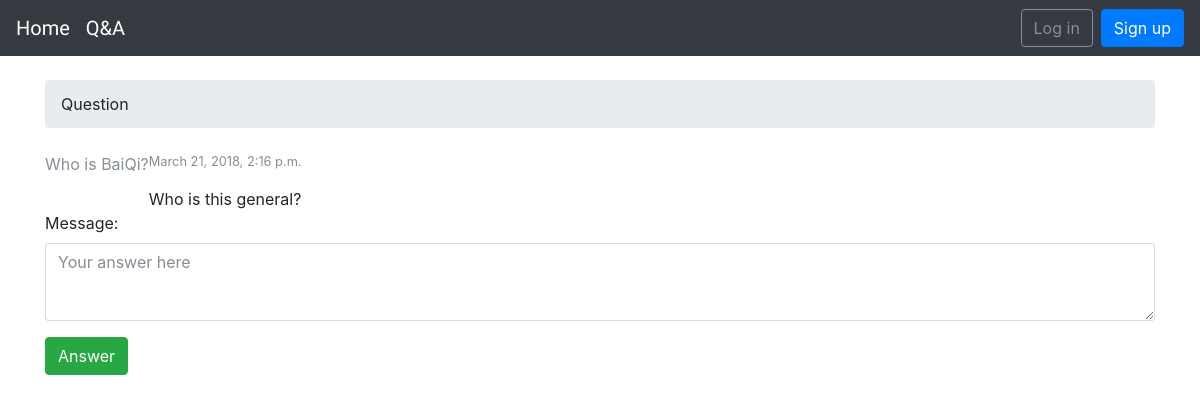
The page /Q&A/who-is-baiqi/ on the database as committed earlier.
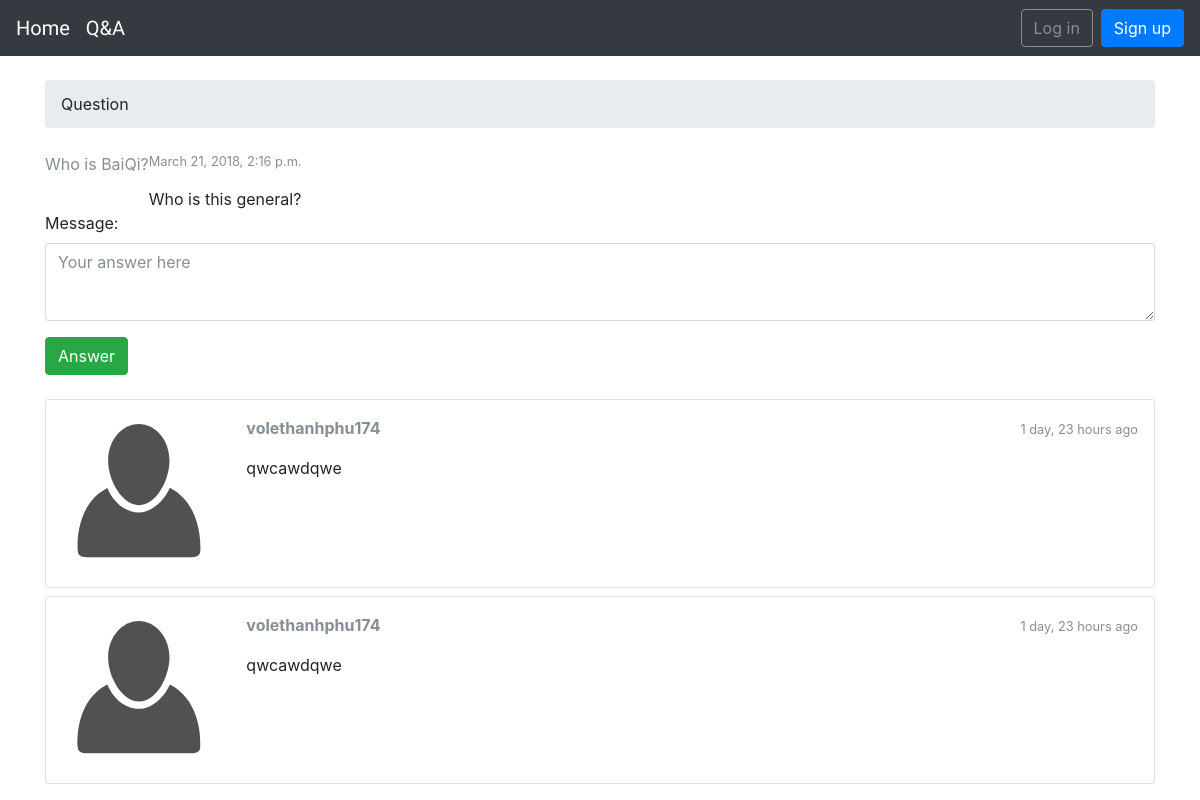
The same page on the database as committed later.
### Q/models.py (models this page shows)
class Post(models.Model):
    message = models.TextField(default="message")
    question = models.ForeignKey(Question, related_name='posts', on_delete=models.CASCADE)
    created_at = models.DateTimeField(auto_now_add=True)
    created_by = models.ForeignKey(User, related_name='posts', on_delete=models.SET_NULL, null=True)

### Q/views.py (the view, shortened to what this page needs)
# urls.py: url(r'^(?P<slug>[-\w]+)/$', views.detail, name='detail'),
def detail(request, slug):
    question = get_object_or_404(Question, slug=slug)
    form = PostForm()
    return render(request, 'detail.html', {'question':question, 'form':form})

### Q/forms.py
class PostForm(forms.ModelForm):
    message = forms.CharField(
        widget=forms.Textarea(
            attrs={'rows': 3, 'placeholder': 'Your answer here'}
        ),
    )
    class Meta:
        model = Post
        fields = ['message', ]

### Q/templatetags/form_tags.py (called while the page is built)
@register.filter
def input_class(bound_field):
    css_class = ''
    if bound_field.form.is_bound:
        if bound_field.errors:
            css_class = 'is-invalid'
        elif field_type(bound_field) != 'PasswordInput':
            css_class = 'is-valid'
    return 'form-control {}'.format(css_class)

### Q/templates/detail.html (shortened to what this page needs)
{% extends "basic.html" %}
{% load static %}
{% load humanize %}
{% block breadcrumb %}
<li>Question</li>
{% endblock %}
{% block content %}
<p class="breadcrumb-item active">{{ question.question }}</p>
<p><small class="text-muted d-block">{{ question.created_at }}</small></p>
  <div class="content">
    {{ question.message}}
  </div>
  <form method="post" class="mb-4">
    {% include 'includes/form.html' %}
    <button type="submit" class="btn btn-success">Answer</button>
  </form>
  {% for post in question.posts.all %}
    <div class="card mb-2">
      <div class="card-body p-3">
        <div class="row">
          <div class="col-2">
            <img src="{% static 'img/avatar.svg' %}" alt="{{ post.created_by.username }}" class="w-100">
          </div>
          <div class="col-10">
            <div class="row mb-3">
              <div class="col-6">
                <strong class="text-muted">{{ post.created_by.username }}</strong>
              </div>
              <div class="col-6 text-right">
                <small class="text-muted">{{ post.created_at|naturaltime }}</small>
              </div>
            </div>
            {{ post.message|linebreaks }}
          </div>
        </div>
      </div>
    </div>
  {% endfor %}
{% endblock %}

Rows that differ between the two databases and show on the page:
added Post: created_by.username "volethanhphu174", created_at "1 day, 23 hours ago", message "qwcawdqwe"
added Post: created_by.username "volethanhphu174", created_at "1 day, 23 hours ago", message "qwcawdqwe"
